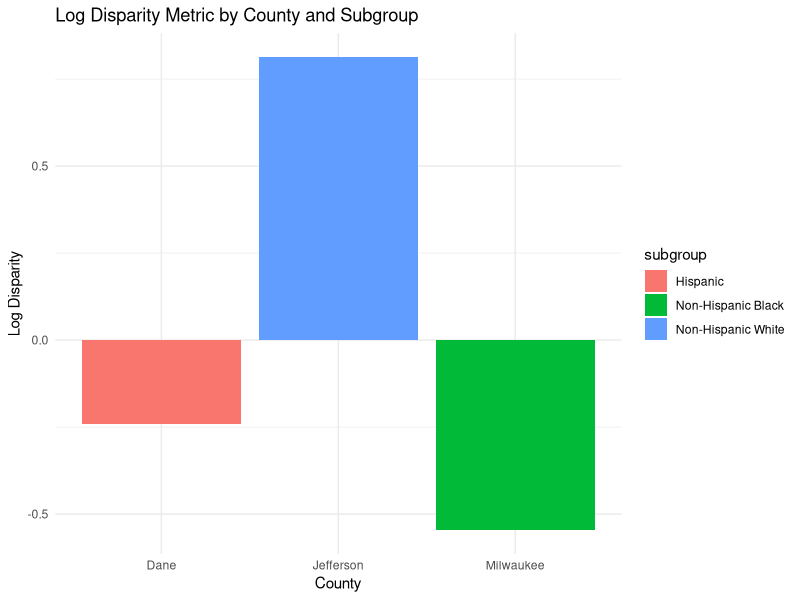

Write R code to recreate this figure.
## ---- chunk 1
knitr::opts_chunk$set(echo = TRUE)
library(dplyr)
library(ggplot2)
library(kableExtra)
## ---- chunk 2
acs_data <- data.frame(
  county = c("Dane", "Jefferson", "Milwaukee"),
  subgroup = c("Hispanic", "Non-Hispanic White", "Non-Hispanic Black"),
  total_population = c(300000, 85000, 950000),
  subgroup_population = c(25000, 65000, 250000)
)
acs_data <- acs_data %>%
  mutate(
    ideal_rate = subgroup_population / total_population
  )
kable(acs_data, caption = "Target Population (ACS Data)") %>%
  kable_styling(bootstrap_options = c("striped", "hover"))

## ---- chunk 3
survey_data <- data.frame(
  county = c("Dane", "Jefferson", "Milwaukee"),
  subgroup = c("Hispanic", "Non-Hispanic White", "Non-Hispanic Black"),
  sample_size = c(1500, 2500, 3500),
  subgroup_sample = c(100, 2200, 600)
)
survey_data <- survey_data %>%
  mutate(
    observed_rate = subgroup_sample / sample_size
  )
kable(survey_data, caption = "Survey Sample Data") %>%
  kable_styling(bootstrap_options = c("striped", "hover"))

## ---- chunk 4
data_combined <- merge(acs_data, survey_data, by = c("county", "subgroup"))
data_combined <- data_combined %>%
  mutate(
    log_disparity = log(observed_rate / (1 - observed_rate)) -
      log(ideal_rate / (1 - ideal_rate))
  )
kable(data_combined, caption = "Log Disparity Results") %>%
  kable_styling(bootstrap_options = c("striped", "hover"))

## ---- chunk 5
ggplot(data_combined, aes(x = county, y = log_disparity, fill = subgroup)) +
  geom_bar(stat = "identity", position = "dodge") +
  labs(
    title = "Log Disparity Metric by County and Subgroup",
    x = "County",
    y = "Log Disparity"
  ) +
  theme_minimal()
## ---- chunk 6
## Results Table with Interpretation

# Compute interpretation based on log disparity thresholds
data_combined <- data_combined %>%
  mutate(
    interpretation = case_when(
      log_disparity >= -0.25 & log_disparity <= 0.25 ~ "Equally Represented",
      log_disparity > 0.25 & log_disparity <= 1 ~ "Overrepresented",
      log_disparity > 1 ~ "Very Overrepresented",
      log_disparity < -0.25 & log_disparity >= -1 ~ "Underrepresented",
      log_disparity < -1 ~ "Very Underrepresented"
    )
  )

# Create a summary table
summary_table <- data_combined %>%
  select(
    county, subgroup, sample_size, subgroup_sample, 
    total_population, subgroup_population, log_disparity, interpretation
  ) %>%
  rename(
    `County` = county,
    `Demographic Category` = subgroup,
    `Survey Count` = subgroup_sample,
    `Survey Total` = sample_size,
    `Population Count` = subgroup_population,
    `Population Total` = total_population,
    `Log Disparity` = log_disparity,
    `Interpretation` = interpretation
  )

# Display the table
kable(summary_table, caption = "Representation Summary Table") %>%
  kable_styling(bootstrap_options = c("striped", "hover"))
